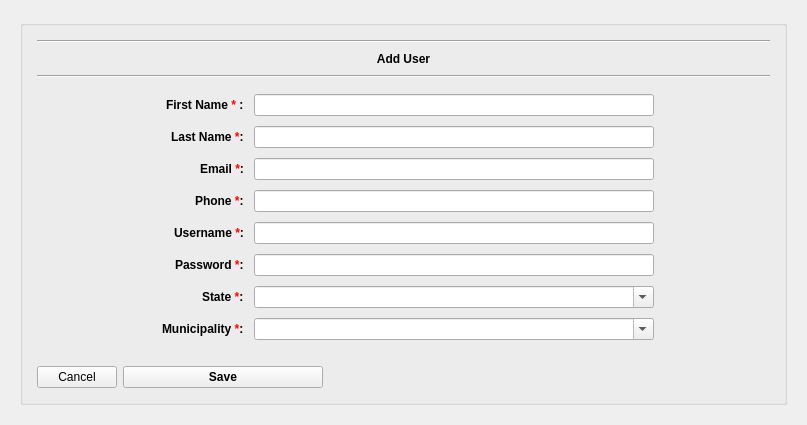
              <widget class="QWidget" name="add_usr">
                <layout class="QGridLayout" name="gridLayout_11">
                  <item row="0" column="0">
                    <widget class="QFrame" name="frame_16">
                      <property name="frameShape">
                        <enum>QFrame::NoFrame</enum>
                      </property>
                      <layout class="QGridLayout" name="gridLayout_10">
                        <item row="0" column="0">
                          <widget class="QGroupBox" name="groupBox_2">
                            <property name="title">
                              <string />
                            </property>
                            <layout class="QGridLayout" name="gridLayout_12">
                              <item row="1" column="0">
                                <layout class="QHBoxLayout" name="horizontalLayout_20">
                                  <property name="leftMargin">
                                    <number>5</number>
                                  </property>
                                  <property name="topMargin">
                                    <number>5</number>
                                  </property>
                                  <property name="rightMargin">
                                    <number>5</number>
                                  </property>
                                  <property name="bottomMargin">
                                    <number>5</number>
                                  </property>
                                  <item>
                                    <widget class="QPushButton" name="abort_uc">
                                      <property name="text">
                                        <string>Cancel</string>
                                      </property>
                                      <property name="icon">
                                        <iconset>
                                          <normaloff>../icons/icons8-cancel-64.png</normaloff>../icons/icons8-cancel-64.png</iconset>
                                      </property>
                                    </widget>
                                  </item>
                                  <item>
                                    <widget class="QPushButton" name="submit_usr">
                                      <property name="minimumSize">
                                        <size>
                                          <width>200</width>
                                          <height>0</height>
                                        </size>
                                      </property>
                                      <property name="maximumSize">
                                        <size>
                                          <width>200</width>
                                          <height>16777215</height>
                                        </size>
                                      </property>
                                      <property name="font">
                                        <font>
                                          <weight>75</weight>
                                          <bold>true</bold>
                                        </font>
                                      </property>
                                      <property name="text">
                                        <string>Save</string>
                                      </property>
                                      <property name="icon">
                                        <iconset>
                                          <normaloff>../icons/icons8-save-50.png</normaloff>../icons/icons8-save-50.png</iconset>
                                      </property>
                                    </widget>
                                  </item>
                                  <item>
                                    <spacer name="horizontalSpacer_4">
                                      <property name="orientation">
                                        <enum>Qt::Horizontal</enum>
                                      </property>
                                      <property name="sizeHint" stdset="0">
                                        <size>
                                          <width>447</width>
                                          <height>20</height>
                                        </size>
                                      </property>
                                    </spacer>
                                  </item>
                                </layout>
                              </item>
                              <item row="0" column="0">
                                <layout class="QVBoxLayout" name="verticalLayout">
                                  <property name="leftMargin">
                                    <number>5</number>
                                  </property>
                                  <property name="topMargin">
                                    <number>5</number>
                                  </property>
                                  <property name="rightMargin">
                                    <number>5</number>
                                  </property>
                                  <property name="bottomMargin">
                                    <number>5</number>
                                  </property>
                                  <item>
                                    <widget class="Line" name="line_10">
                                      <property name="orientation">
                                        <enum>Qt::Horizontal</enum>
                                      </property>
                                    </widget>
                                  </item>
                                  <item>
                                    <widget class="QLabel" name="label_6">
                                      <property name="minimumSize">
                                        <size>
                                          <width>0</width>
                                          <height>20</height>
                                        </size>
                                      </property>
                                      <property name="maximumSize">
                                        <size>
                                          <width>16777215</width>
                                          <height>20</height>
                                        </size>
                                      </property>
                                      <property name="font">
                                        <font>
                                          <weight>75</weight>
                                          <bold>true</bold>
                                        </font>
                                      </property>
      <property name="text">
        <string>Add User</string>
      </property>
      <property name="alignment">
        <set>Qt::AlignCenter</set>
      </property>
    </widget>
  </item>
  <item>
    <widget class="Line" name="line_9">
                                      <property name="orientation">
                                        <enum>Qt::Horizontal</enum>
                                      </property>
                                    </widget>
                                  </item>
                                  <item>
                                    <layout class="QFormLayout" name="formLayout_10">
                                      <property name="labelAlignment"><set>Qt::AlignRight</set></property><property name="formAlignment">
                                        <set>Qt::AlignCenter</set>
                                      </property>
                                      <property name="horizontalSpacing">
                                        <number>10</number>
                                      </property>
                                      <property name="verticalSpacing">
                                        <number>10</number>
                                      </property>
                                      <property name="bottomMargin">
                                        <number>10</number>
                                      </property>
                                      <property name="leftMargin">
                                        <number>10</number>
                                      </property>
                                      <property name="topMargin">
                                        <number>10</number>
                                      </property>
                                      <property name="rightMargin">
                                        <number>10</number>
                                      </property>
                                      <item row="0" column="0">
                                        <widget class="QLabel" name="label_3">
                                          <property name="font">
                                            <font>
                                              <weight>75</weight>
                                              <bold>true</bold>
                                            </font>
                                          </property>
                                          <property name="text">
                                            <string>&lt;html&gt;&lt;head/&gt;&lt;body&gt;&lt;p&gt;First Name &lt;span style=" color:red;"&gt;*&lt;/span&gt; :&lt;/p&gt;&lt;/body&gt;&lt;/html&gt;</string>
                                          </property>
                                        </widget>
                                      </item>
                                      <item row="0" column="1">
                                        <widget class="QLineEdit" name="fname">
                                          <property name="minimumSize">
                                            <size>
                                              <width>0</width>
                                              <height>0</height>
                                            </size>
                                          </property>
                                          <property name="maximumSize">
                                            <size>
                                              <width>400</width>
                                              <height>16777215</height>
                                            </size>
                                          </property>
                                        </widget>
                                      </item>
                                      <item row="1" column="0">
                                        <widget class="QLabel" name="label_7">
                                          <property name="font">
                                            <font>
                                              <weight>75</weight>
                                              <bold>true</bold>
                                            </font>
                                          </property>
                                          <property name="text">
                                            <string>&lt;html&gt;&lt;head/&gt;&lt;body&gt;&lt;p&gt;Last Name &lt;span style=" color:red;"&gt;*&lt;/span&gt;:&lt;/p&gt;&lt;/body&gt;&lt;/html&gt;</string>
                                          </property>
                                        </widget>
                                      </item>
                                      <item row="1" column="1">
                                        <widget class="QLineEdit" name="lname">
                                          <property name="minimumSize">
                                            <size>
                                              <width>0</width>
                                              <height>0</height>
                                            </size>
                                          </property>
                                          <property name="maximumSize">
                                            <size>
                                              <width>400</width>
                                              <height>16777215</height>
                                            </size>
                                          </property>
                                        </widget>
                                      </item>
                                      <item row="2" column="0">
                                        <widget class="QLabel" name="label_8">
                                          <property name="font">
                                            <font>
                                              <weight>75</weight>
                                              <bold>true</bold>
                                            </font>
                                          </property>
                                          <property name="text">
                                            <string>&lt;html&gt;&lt;head/&gt;&lt;body&gt;&lt;p&gt;Email &lt;span style=" color:red;"&gt;*&lt;/span&gt;:&lt;/p&gt;&lt;/body&gt;&lt;/html&gt;</string>
                                          </property>
                                        </widget>
                                      </item>
                                      <item row="2" column="1">
                                        <widget class="QLineEdit" name="email">
                                          <property name="minimumSize">
                                            <size>
                                              <width>0</width>
                                              <height>0</height>
                                            </size>
                                          </property>
                                          <property name="maximumSize">
                                            <size>
                                              <width>400</width>
                                              <height>16777215</height>
                                            </size>
                                          </property>
                                        </widget>
                                      </item>
                                      <item row="3" column="0">
                                        <widget class="QLabel" name="label_9">
                                          <property name="font">
                                            <font>
                                              <weight>75</weight>
                                              <bold>true</bold>
                                            </font>
                                          </property>
                                          <property name="text">
                                            <string>&lt;html&gt;&lt;head/&gt;&lt;body&gt;&lt;p&gt;Phone &lt;span style=" color:red;"&gt;*&lt;/span&gt;:&lt;/p&gt;&lt;/body&gt;&lt;/html&gt;</string>
                                          </property>
                                        </widget>
                                      </item>
                                      <item row="3" column="1">
                                        <widget class="QLineEdit" name="pnum">
                                          <property name="minimumSize">
                                            <size>
                                              <width>0</width>
                                              <height>0</height>
                                            </size>
                                          </property>
                                          <property name="maximumSize">
                                            <size>
                                              <width>400</width>
                                              <height>16777215</height>
                                            </size>
                                          </property>
                                        </widget>
                                      </item>
                                      <item row="4" column="0">
                                        <widget class="QLabel" name="label_2_username">
                                          <property name="font">
                                            <font>
                                              <weight>75</weight>
                                              <bold>true</bold>
                                            </font>
                                          </property>
                                          <property name="text">
                                            <string>&lt;html&gt;&lt;head/&gt;&lt;body&gt;&lt;p&gt;Username &lt;span style=" color:red;"&gt;*&lt;/span&gt;:&lt;/p&gt;&lt;/body&gt;&lt;/html&gt;</string>
                                          </property>
                                        </widget>
                                      </item>
                                      <item row="4" column="1">
                                        <widget class="QLineEdit" name="uname">
                                          <property name="maximumSize">
                                            <size>
                                              <width>400</width>
                                              <height>16777215</height>
                                            </size>
                                          </property>
                                        </widget>
                                      </item>
                                      <item row="5" column="0">
                                        <widget class="QLabel" name="label_5">
                                          <property name="font">
                                            <font>
                                              <weight>75</weight>
                                              <bold>true</bold>
                                            </font>
                                          </property>
                                          <property name="text">
                                            <string>&lt;html&gt;&lt;head/&gt;&lt;body&gt;&lt;p&gt;Password &lt;span style=" color:red;"&gt;*&lt;/span&gt;:&lt;/p&gt;&lt;/body&gt;&lt;/html&gt;</string>
                                          </property>
                                        </widget>
                                      </item>
                                      <item row="5" column="1">
                                        <widget class="QLineEdit" name="pwd">
                                          <property name="maximumSize">
                                            <size>
                                              <width>400</width>
                                              <height>16777215</height>
                                            </size>
                                          </property>
                                          <property name="echoMode">
                                            <enum>QLineEdit::Password</enum>
                                          </property>
                                        </widget>
                                      </item>
                                      <item row="6" column="0">
                                        <widget class="QLabel" name="label_12">
                                          <property name="font">
                                            <font>
                                              <weight>75</weight>
                                              <bold>true</bold>
                                            </font>
                                          </property>
                                          <property name="text">
                                            <string>&lt;html&gt;&lt;head/&gt;&lt;body&gt;&lt;p&gt;State &lt;span style=" color:red;"&gt;*&lt;/span&gt;:&lt;/p&gt;&lt;/body&gt;&lt;/html&gt;</string>
                                          </property>
                                        </widget>
                                      </item>
                                      <item row="6" column="1">
                                        <widget class="QComboBox" name="wilaya_list">
                                          <property name="maximumSize">
                                            <size>
                                              <width>400</width>
                                              <height>16777215</height>
                                            </size>
                                          </property>
                                          <property name="editable">
                                            <bool>true</bool>
                                          </property>
                                        </widget>
                                      </item>
                                      <item row="7" column="0">
                                        <widget class="QLabel" name="label_13">
                                          <property name="font">
                                            <font>
                                              <weight>75</weight>
                                              <bold>true</bold>
                                            </font>
                                          </property>
                                          <property name="text">
                                            <string>&lt;html&gt;&lt;head/&gt;&lt;body&gt;&lt;p&gt;Municipality &lt;span style=" color:red;"&gt;*&lt;/span&gt;:&lt;/p&gt;&lt;/body&gt;&lt;/html&gt;</string>
                                          </property>
                                        </widget>
                                      </item>
                                      <item row="7" column="1">
                                        <widget class="QComboBox" name="commune_of_wilaya">
                                          <property name="maximumSize">
                                            <size>
                                              <width>400</width>
                                              <height>16777215</height>
                                            </size>
                                          </property>
                                          <property name="editable">
                                            <bool>true</bool>
                                          </property>
                                        </widget>
                                      </item>
                                    </layout>
                                  </item>
                                </layout>
                              </item>
                            </layout>
                          </widget>
                        </item>
                      </layout>
                    </widget>
                  </item>
                </layout>
              </widget>
